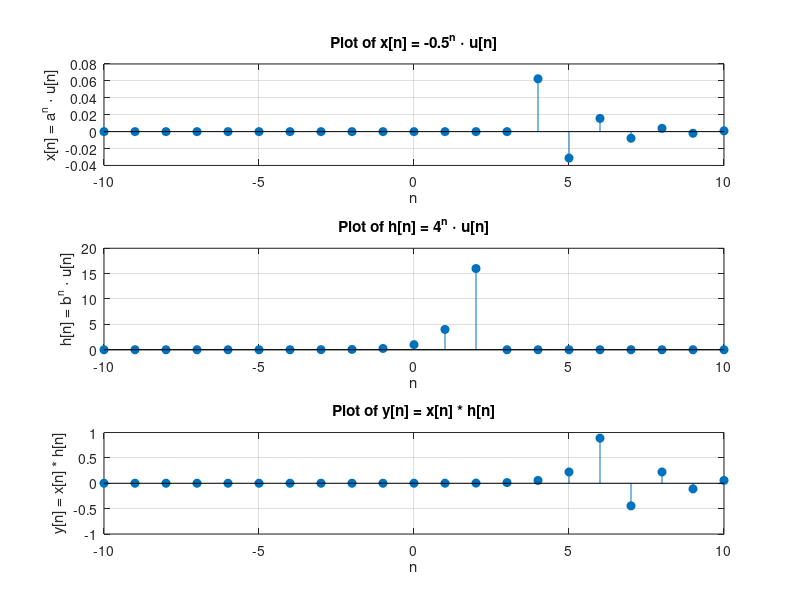

Reproduce this figure in MATLAB.
% Define parameters
a = -0.5; 
B = 4; % Exponential base
n = -10:10;      % Range of n

% Define the unit step function u[n]
u_n = n >= 0; % u[n] is 1 for n >= 0, 0 otherwise
u_n_4 = n >= 4;
u_n_2 = n<= 2;
% Define the function x[n] = a^n * u[n]
x_n = (a.^n) .* u_n_4;  % Element-wise exponentiation and multiplication
h_n = B.^n .* u_n_2;
y_n = conv(x_n, h_n, 'same');
% Plot the function using stem for discrete signals
subplot (3,1,1);
stem(n, x_n, 'filled');
xlabel('n');
ylabel('x[n] = a^n \cdot u[n]');
title(['Plot of x[n] = ' num2str(a) '^n \cdot u[n]']);
grid on;
subplot (3,1,2);
stem(n, h_n, 'filled');
xlabel('n');
ylabel('h[n] = b^n \cdot u[n]');
title(['Plot of h[n] = ' num2str(B) '^n \cdot u[n]']);
grid on;
subplot (3,1,3);
stem(n, y_n, 'filled');
xlabel('n');
ylabel('y[n] = x[n] * h[n]');
title(['Plot of y[n] = x[n] * h[n]']);
grid on;